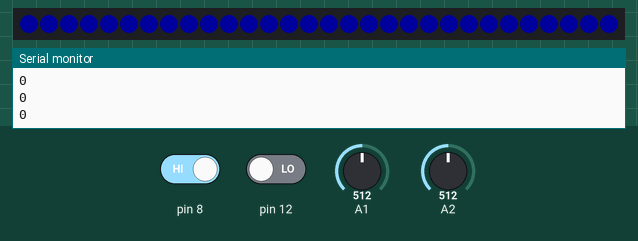
The sketch below on a simulated Arduino Uno, built with avr-gcc and run on an emulated ATmega328P. On the bench: 30 RGB LEDs in strip order, left to right, the last lines printed to the serial monitor. The inputs (shaded band) are chosen by the test bench; at power-on: pin 8 HIGH, A2 = 512, pin 12 LOW, A1 = 512. Dim RGB values are drawn brighter than linear.

Above: at 1.2 s.
1.3 s: pin 8 driven LOW
At 2.6 s:
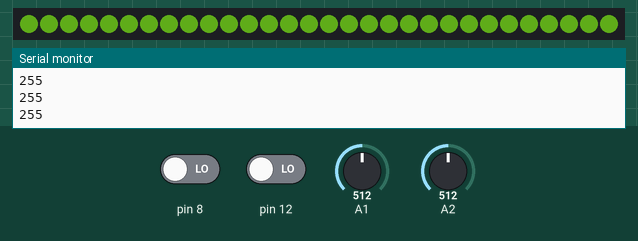
2.9 s: A2 set to 5
At 3.3 s:
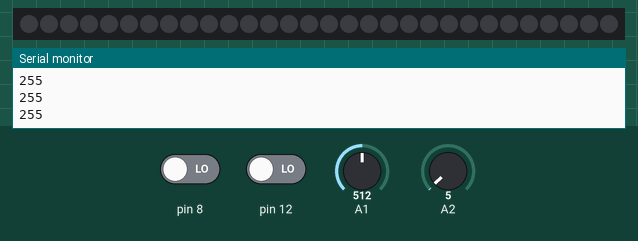
4.4 s: A2 set to 25
At 5.6 s:
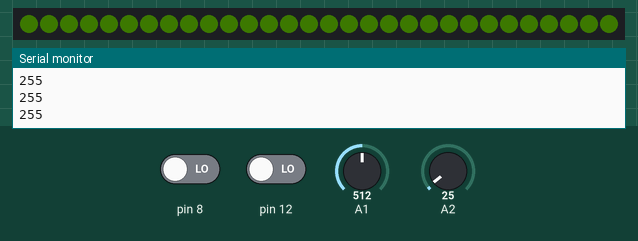
5.9 s: pin 12 driven HIGH
At 7.3 s:
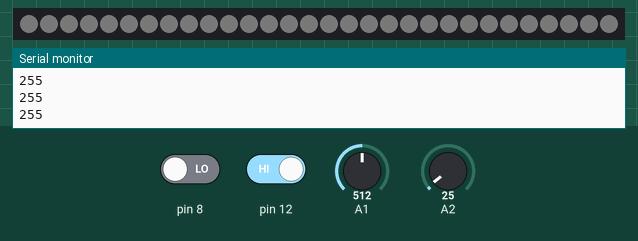
Timing chart, 0 to 8.5 s (numbered marks = the images above; inputs shaded):
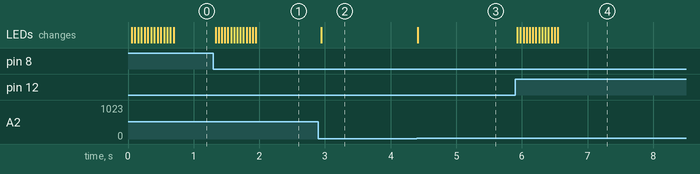

The sketch:

Project.ino
```cpp
#define FASTLED_INTERNAL
#include <FastLED.h>
#define NUM_LEDS 30
#define DATA_PIN 11
CRGB leds[NUM_LEDS];


int sampleBufferValue=0;
int  analog=0;
int lastvalue=0;
int noise=0;
int failsafe=0;
uint16_t sampleval=0;
int k=0;
uint16_t bright=0;
int buttonnew;
int buttonold=1;
int pattern=0;

void setup() {
  pinMode(12,INPUT);
  pinMode(11,OUTPUT);
  pinMode(8,INPUT);
  pinMode(A1,INPUT);
  pinMode(A2,INPUT);
  FastLED.addLeds<NEOPIXEL, DATA_PIN>(leds, NUM_LEDS);
  FastLED.setBrightness(40);
  Serial.begin(9600);
}

void loop() {
  buttonnew=digitalRead(12);
  if(buttonold==0 && buttonnew==1){
        pattern++;
        if(pattern==2){pattern=0;}
    }
    buttonold=buttonnew;
  /*
  EVERY_N_MILLISECONDS(10){
  analog=analogRead(A3)/10;
  //Serial.println(analog);
  }
  if(analog>50){analog=50;}
  if(analog<20){analog=20;}
  uint8_t value=map(analog,20,50,30,250);
  Serial.println(value);
  EVERY_N_MILLISECONDS(50){
  leds[0]=CRGB(100/value,100/value,value);
  //leds[15]=CHSV(value,255,255);
  for(int i =NUM_LEDS-1;i>0;i--){
   leds[i]=leds[i-1] ;
    }
  }
  FastLED.show();
    */


   sampleval=analogRead(A1);
   k=map(sampleval,0,1023,1,650);
   bright=map(analogRead(A2),0,1023,0,100);
   FastLED.setBrightness(bright);
   for(int i=0;i<=2000;i++){
    if(digitalRead(8)==LOW){
       sampleBufferValue++;
    }
   }
   // Serial.println(sampleBufferValue);

   if(sampleBufferValue>k){
    sampleBufferValue=k;
    }
   if(sampleBufferValue<0){
    sampleBufferValue=0;
    }
    //Serial.println(sampleBufferValue);

   uint8_t value=map(sampleBufferValue,0,k,0,255);
   sampleBufferValue=0;

   /*noise=abs(lastvalue-value);
   //Serial.println(noise);
    if(noise<10){
      value=lastvalue;
      failsafe=value;
    }

   EVERY_N_MILLISECONDS(35){
    if(failsafe==value){
      value=0;
      }
    }*/


   Serial.println(value);


   EVERY_N_MILLISECONDS(45){
if(pattern==0){
    if(value>=0&&value<40){
    leds[14] = CRGB(0,0,150);
    leds[15] = CRGB(0,0,150);
    }
    if(value>=40&&value<70){
    //leds[14] =  CRGB(200,0,55);
    //leds[15] =  CRGB(200,0,55);
    leds[14] = CRGB::White;
    leds[15] = CRGB::White;
    }
    if(value>=70&&value<150){
    leds[14] = CRGB::White;
    leds[15] = CRGB::White;
    }
    if(value>=150&&value<256){
    leds[14] =  CRGB(140,250,40);
    leds[15] =  CRGB(140,250,40);
    }
}
if(pattern==1){
    if(value>=0&&value<50){
    leds[14] = CRGB(0,0,150);
    leds[15] = CRGB(0,0,150);
    }
    if(value>=50&&value<256){
    leds[14] = CRGB::White;
    leds[15] = CRGB::White;
    }
}
    //Serial.println(value);
    int j=0;
    for(int i =29;i>15;i--){
       leds[i]=leds[i-1] ;
       leds[j]=leds[j+1];
       j++;

    }

    FastLED.show();


   }

  //lastvalue=value;

  //fadeToBlackBy(leds, NUM_LEDS, 1);

}
```

Measured:
- after the input at 1.3 s, the LEDs: first change at once (image 1 shows a later state)
- after the input at 2.9 s, the LEDs: change after 0.05 s (image 2)
- after the input at 4.4 s, the LEDs: change at once (image 3)
- after the input at 5.9 s, the LEDs: first change at once (image 4 shows a later state)
